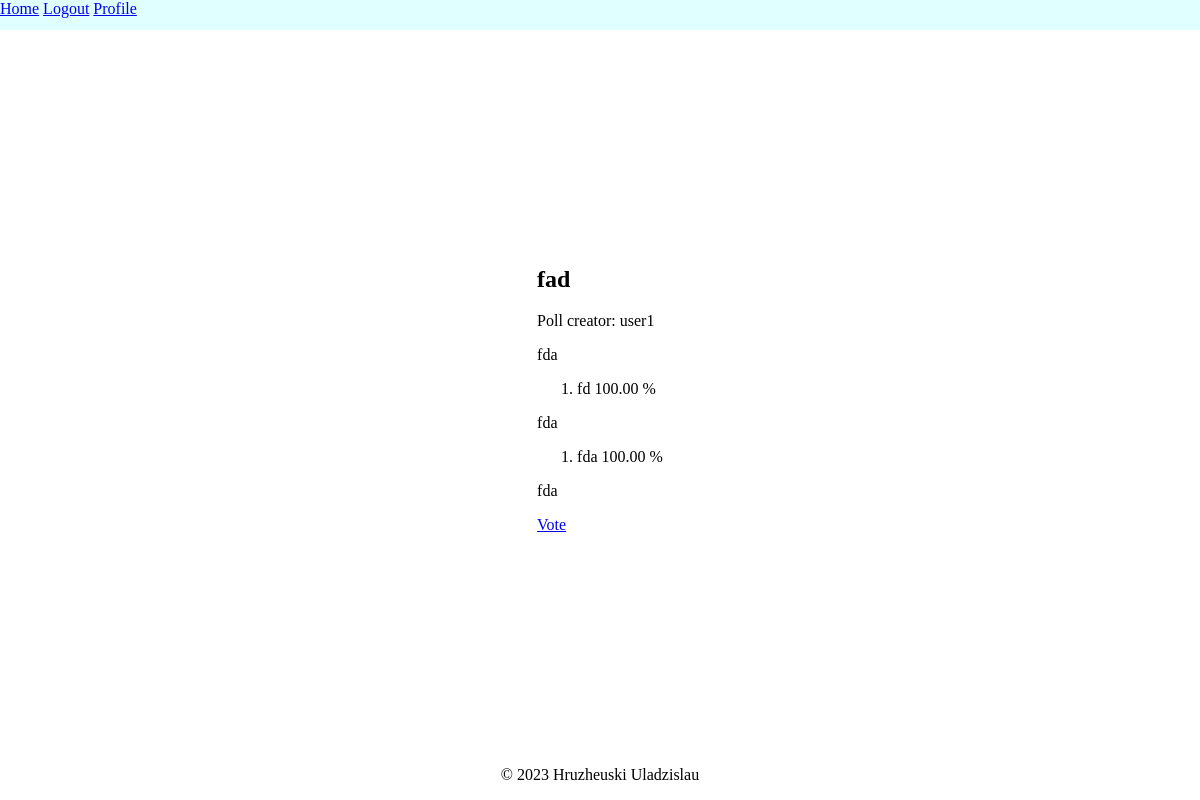
The page /poll/2/ (signed in) on the database its author committed.
### polls/models.py (models this page shows, shortened)
class Poll(models.Model):
    title = models.CharField(max_length=200)
    description = models.TextField()
    creator = models.ForeignKey(User, on_delete=models.CASCADE)
    pub_date = models.DateTimeField(auto_now_add=True)
    can_revote = models.BooleanField()
    def user_completed_poll(self, user):
        return Vote.objects.filter(choice__question__poll=self, poll_finished=True, voter=user).exists()
    def user_can_vote(self, user):
        return self.can_revote or not self.user_completed_poll(user)
    def __str__(self):
        return self.title

class Question(models.Model):
    question_text = models.CharField(max_length=200)
    poll = models.ForeignKey(Poll, on_delete=models.CASCADE)
    def __str__(self):
        return self.question_text

class Choice(models.Model):
    choice_text = models.CharField(max_length=100)
    question = models.ForeignKey(Question, on_delete=models.CASCADE)
    @property
    def get_percent(self):
        count_votes = Vote.objects.filter(choice__question=self.question, poll_finished=True).count()
        return f'{self.vote_set.count() / count_votes * 100:.2f} %' if count_votes != 0 else ''
    def __str__(self):
        return self.choice_text

### polls/views.py (the view)
# urls.py: path('poll/<int:poll_id>/', ShowPoll.as_view(), name='show_poll'),
@method_decorator(login_required, name="dispatch")
class ShowPoll(DetailView):
    model = Poll
    template_name = 'polls/show_poll.html'
    pk_url_kwarg = 'poll_id'
    def get_context_data(self, **kwargs):
        context = super().get_context_data(**kwargs)
        poll = self.get_object()
        context.update({
            'poll_completed': poll.user_completed_poll(self.request.user),
            'can_vote': poll.user_can_vote(self.request.user)
        })
        return context

### polls/templates/polls/show_poll.html
{% extends "polls/base.html" %}
{% load crispy_forms_filters %}
{% block content %}
<div class="container">
    <div class="content-section">
        <h2> {{ poll }}</h2>
        <p>Poll creator: {{ poll.creator }}</p>
        {% if poll_completed %}
            {% for question in poll.question_set.all %}
                <p>{{ question }}</p>
                <ol>
                    {% for choice in question.choice_set.all %}
                        <li>
                            {{ choice }}
                            {{ choice.get_percent }}
                        </li>
                    {% endfor %}
                </ol>
            {% endfor %}
        {% endif %}
        {% if can_vote %}
            <a href="{% url 'vote' poll.id %}">Vote</a>
        {% else %}
            <p>The test can only be taken once.</p>
        {% endif %}
    </div>
</div>
{% endblock content %}

### polls/static/polls/css/style.css (style rules this page uses)
html, body { height: 100%; width: 100%; }
body { min-height: 100vh; margin:0; display:flex; flex-direction:column; }
.container { height: 90%; display: flex; align-items: center; justify-content: center; }

### rows shown on the page
Poll: title "fad", creator "user1"
Question: question_text "fda"
Choice: choice_text "fd", get_percent "100.00 %"
Question: question_text "fda"
Choice: choice_text "fda", get_percent "100.00 %"
Question: question_text "fda"
